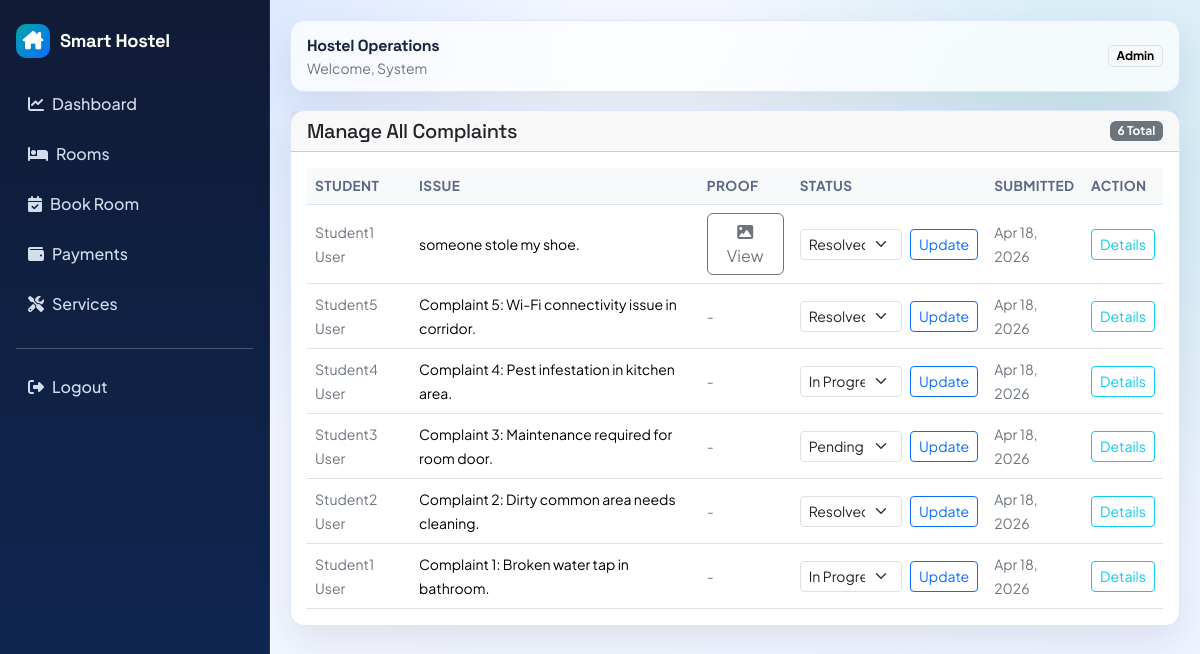
/admin-complaints/ (signed in), run on the app's committed database.
### accounts/models.py (models this page shows, shortened)
class User(AbstractUser):
	ROLE_ADMIN = "admin"
	ROLE_STUDENT = "student"
	ROLE_CHOICES = [
		(ROLE_ADMIN, "Admin"),
		(ROLE_STUDENT, "Student"),
	]
	role = models.CharField(max_length=20, choices=ROLE_CHOICES, default=ROLE_STUDENT)

### services/models.py (models this page shows, shortened)
class Complaint(models.Model):
	STATUS_PENDING = "pending"
	STATUS_IN_PROGRESS = "in_progress"
	STATUS_RESOLVED = "resolved"
	STATUS_CHOICES = [
		(STATUS_PENDING, "Pending"),
		(STATUS_IN_PROGRESS, "In Progress"),
		(STATUS_RESOLVED, "Resolved"),
	]
	user = models.ForeignKey(settings.AUTH_USER_MODEL, on_delete=models.CASCADE, related_name="complaints")
	issue = models.TextField()
	image = models.ImageField(upload_to="complaints/", null=True, blank=True)
	status = models.CharField(max_length=20, choices=STATUS_CHOICES, default=STATUS_PENDING)
	created_at = models.DateTimeField(auto_now_add=True)
	updated_at = models.DateTimeField(auto_now=True)
	class Meta:
		ordering = ["-created_at"]
	def get_status_badge_class(self):
		if self.status == self.STATUS_PENDING:
			return "warning"
		elif self.status == self.STATUS_IN_PROGRESS:
			return "info"
		elif self.status == self.STATUS_RESOLVED:
			return "success"
		return "secondary"

### services/views.py (the view, shortened to what this page needs)
# urls.py: path("admin-complaints/", admin_complaints_view, name="admin_complaints"),
@user_passes_test(_is_admin_user)
def admin_complaints_view(request):
	complaints = Complaint.objects.select_related("user").all()
	return render(request, "services/admin_complaints.html", {"complaints": complaints})

### services/views.py (called while the page is built)
def _is_admin_user(user):
	return user.is_authenticated and (user.is_staff or user.role == User.ROLE_ADMIN)

### templates/services/admin_complaints.html (shortened to what this page needs)
{% extends "base.html" %}
{% load static %}
{% block content %}
<div class="card card-soft">
    <div class="card-header d-flex justify-content-between align-items-center">
        <h5 class="mb-0">Manage All Complaints</h5>
        <span class="badge text-bg-secondary">{{ complaints|length }} Total</span>
    </div>
    <div class="card-body">
        {% if complaints %}
        <div class="table-responsive">
            <table class="table align-middle mb-0">
                <thead class="table-light">
                <tr>
                    <th>Student</th>
                    <th>Issue</th>
                    <th>Proof</th>
                    <th>Status</th>
                    <th>Submitted</th>
                    <th>Action</th>
                </tr>
                </thead>
                <tbody>
                {% for complaint in complaints %}
                <tr>
                    <td>
                        <small class="text-secondary">{{ complaint.user.get_full_name|default:complaint.user.username }}</small>
                    </td>
                    <td>
                        <small>{{ complaint.issue|truncatewords:10 }}</small>
                    </td>
                    <td>
                        {% if complaint.image %}
                        <a href="{{ complaint.image.url }}" target="_blank" class="btn btn-xs btn-outline-secondary">
                            <i class="fas fa-image"></i> View
                        </a>
                        {% else %}
                        <span class="text-secondary small">-</span>
                        {% endif %}
                    </td>
                    <td>
                        <form method="post" class="d-inline-flex gap-2">
                            <select name="status" class="form-select form-select-sm" style="max-width: 140px;">
                                <option value="pending" {% if complaint.status == 'pending' %}selected{% endif %}>Pending</option>
                                <option value="in_progress" {% if complaint.status == 'in_progress' %}selected{% endif %}>In Progress</option>
                                <option value="resolved" {% if complaint.status == 'resolved' %}selected{% endif %}>Resolved</option>
                            </select>
                            <button type="submit" class="btn btn-sm btn-outline-primary">Update</button>
                        </form>
                    </td>
                    <td>
                        <small class="text-secondary">{{ complaint.created_at|date:"M d, Y" }}</small>
                    </td>
                    <td>
                        <button type="button" class="btn btn-sm btn-outline-info" data-bs-toggle="modal" data-bs-target="#complaint-{{ complaint.id }}">
                            Details
                        </button>
                    </td>
                </tr>
                {% endfor %}
                </tbody>
            </table>
        </div>
        {% else %}
        <div class="text-center py-5 text-secondary">
            <i class="fas fa-check-circle" style="font-size: 3rem; opacity: 0.3;"></i>
            <p class="mt-3">No complaints to manage. All clear!</p>
        </div>
        {% endif %}
    </div>
</div>
{% endblock %}

### templates/base.html (shortened to what this page needs)
{% load static %}
<!doctype html>
<html lang="en">
<head>
    <link href="https://cdn.jsdelivr.net/npm/bootstrap@5.3.3/dist/css/bootstrap.min.css" rel="stylesheet">
    <link href="https://cdnjs.cloudflare.com/ajax/libs/font-awesome/6.5.2/css/all.min.css" rel="stylesheet">
    <link href="{% static 'css/app.css' %}" rel="stylesheet">
</head>
<body>
{% if user.is_authenticated %}
<div class="shell">
    <aside class="sidebar">
        <a class="brand" href="{% url 'accounts:dashboard' %}">
            <span class="brand-badge"><i class="fa-solid fa-house-chimney"></i></span>
            <span class="brand-font">Smart Hostel</span>
        </a>
        <nav class="nav flex-column">
            <a class="nav-link" href="{% url 'accounts:dashboard' %}"><i class="fa-solid fa-chart-line me-2"></i>Dashboard</a>
            <a class="nav-link" href="{% url 'hostel:rooms' %}"><i class="fa-solid fa-bed me-2"></i>Rooms</a>
            <a class="nav-link" href="{% url 'bookings:book_room' %}"><i class="fa-solid fa-calendar-check me-2"></i>Book Room</a>
            <a class="nav-link" href="{% url 'payments:list' %}"><i class="fa-solid fa-wallet me-2"></i>Payments</a>
            <a class="nav-link" href="{% url 'services:list' %}"><i class="fa-solid fa-screwdriver-wrench me-2"></i>Services</a>
        </nav>
        <hr class="border-light-subtle my-3">
        <a class="nav-link" href="{% url 'accounts:logout' %}"><i class="fa-solid fa-right-from-bracket me-2"></i>Logout</a>
    </aside>
    <main class="main">
        <div class="topbar">
            <div>
                <strong class="brand-font">Hostel Operations</strong>
                <div class="small text-secondary">Welcome, {{ request.user.first_name|default:request.user.username }}</div>
            </div>
            <span class="badge text-bg-light border">{{ request.user.get_role_display }}</span>
        </div>
        {% block content %}{% endblock %}
    </main>
</div>
{% else %}
<div class="auth-wrap">
    {% block auth_content %}{% endblock %}
</div>
{% endif %}
</body>
</html>

### static/css/app.css (style rules this page uses)
:root { --bg-1: #f7f9ff; --bg-2: #eef3ff; --surface: #ffffff; --ink-1: #18233f; --ink-2: #5b6787; --brand: #0d6efd; --brand-2: #00a6a6; --accent: #ff8a00; --line: #dde5ff; --shadow: 0 15px 35px rgba(24, 35, 63, 0.09); }
* { box-sizing: border-box; }
body { margin: 0; font-family: "Plus Jakarta Sans", sans-serif; color: var(--ink-1); background: radial-gradient(circle at 10% 0%, rgba(13, 110, 253, 0.16), transparent 35%), radial-gradient(circle at 90% 20%, rgba(0, 166, 166, 0.16), transparent 32%), linear-gradient(140deg, var(--bg-1), var(--bg-2)); min-height: 100vh; }
h1, h2, h3, h4, h5, h6, .brand-font { font-family: "Space Grotesk", sans-serif; letter-spacing: -0.02em; }
.shell { display: grid; grid-template-columns: 270px 1fr; min-height: 100vh; }
.sidebar { background: linear-gradient(180deg, #101b36, #0f2956); color: #f7fbff; padding: 24px 16px; position: sticky; top: 0; height: 100vh; border-right: 1px solid rgba(255, 255, 255, 0.08); }
.brand { display: flex; align-items: center; gap: 10px; font-weight: 700; font-size: 1.15rem; margin-bottom: 24px; color: #fff; text-decoration: none; }
.brand-badge { width: 34px; height: 34px; border-radius: 10px; display: grid; place-items: center; background: linear-gradient(135deg, #00a6a6, #0d6efd); }
.sidebar .nav-link { color: rgba(233, 242, 255, 0.9); border-radius: 10px; padding: 10px 12px; margin-bottom: 6px; font-weight: 500; transition: 0.2s ease; }
.main { padding: 20px; animation: fadeUp 0.45s ease; }
.topbar { background: rgba(255, 255, 255, 0.72); backdrop-filter: blur(8px); border: 1px solid var(--line); border-radius: 14px; padding: 12px 16px; display: flex; align-items: center; justify-content: space-between; box-shadow: var(--shadow); margin-bottom: 18px; }
.card-soft { border: 1px solid var(--line); border-radius: 14px; background: var(--surface); box-shadow: var(--shadow); }
.table thead th { border-bottom: 1px solid #dce5ff; color: var(--ink-2); font-size: 0.85rem; text-transform: uppercase; letter-spacing: 0.03em; }

### data on the page
User: user.first_name "System", user.role "Admin"
Complaint: user.get_full_name "Student1 User", issue "someone stole my shoe.", status "Resolved", created_at "Apr 18, 2026"
Complaint: user.get_full_name "Student5 User", issue "Complaint 5: Wi-Fi connectivity issue in corridor.", status "Resolved", created_at "Apr 18, 2026"
Complaint: user.get_full_name "Student4 User", issue "Complaint 4: Pest infestation in kitchen area.", status "In Progress", created_at "Apr 18, 2026"
Complaint: user.get_full_name "Student3 User", issue "Complaint 3: Maintenance required for room door.", status "Pending", created_at "Apr 18, 2026"
Complaint: user.get_full_name "Student2 User", issue "Complaint 2: Dirty common area needs cleaning.", status "Resolved", created_at "Apr 18, 2026"
Complaint: user.get_full_name "Student1 User", issue "Complaint 1: Broken water tap in bathroom.", status "In Progress", created_at "Apr 18, 2026"

### other printed values
{{ complaints|length }} "6"
